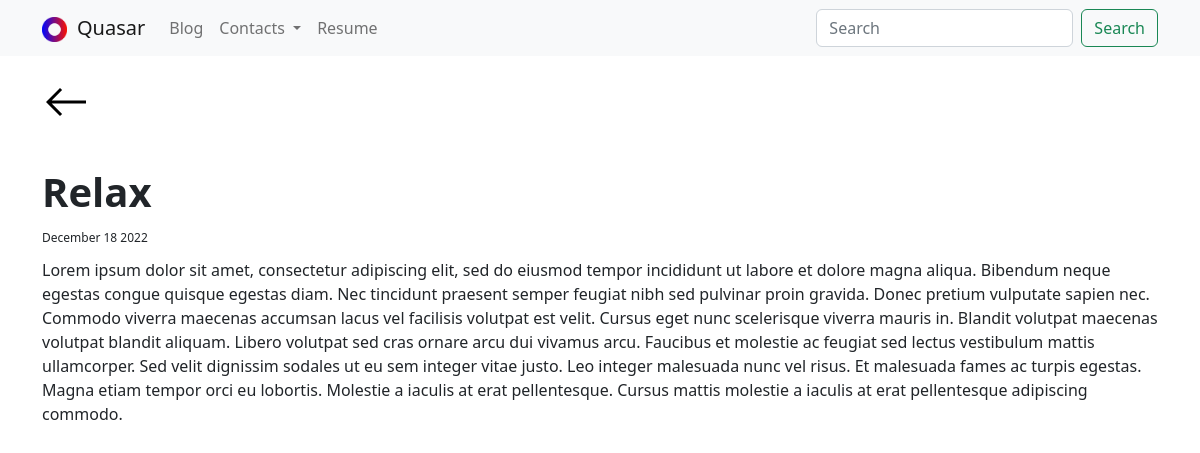
Page /blog/8/ on the committed database.
### blog/models.py (models this page shows, shortened)
class Blog(models.Model):
    tittle = models.CharField(max_length=200)
    date = models.DateField()
    description = models.TextField()

### blog/views.py (the view)
# urls.py: path('<int:blog_id>/', views.detail, name='detail'),
def detail(request, blog_id):
    blog = get_object_or_404(Blog, pk=blog_id)
    return render(request, 'blog/detail.html', {'tittle': f'Blog #{blog_id}', 'blog': blog})

### blog/templates/blog/detail.html
{% extends 'base.html' %}
{% load static %}
{% block content %}
    <a href="{% url 'blog:all_blogs' %}" class="back"><img src="{% static 'img/west_FILL0_wght400_GRAD0_opsz48.svg' %}"></a>
    <h1 style="font-weight: bold;">{{ blog.tittle }}</h1>
    <span style="font-size: 12px;">{{ blog.date|date:'F d Y' }}</span>
    <p style="margin-top: 10px; margin-bottom: 4rem;">{{ blog.description }}</p>
{% endblock %}

### my_portfolio/static/style.css (style rules this page uses)
* { margin: 0; padding: 0; box-sizing: border-box; }
html, body { height: 100%; }
.back { position: absolute; margin-top: -90px; }

### rows in the picture
Blog: tittle "Relax", date "December 18 2022", description "Lorem ipsum dolor sit amet, consectetur adipiscing elit, sed do eiusmod tempor incididunt ut labore et dolore magna aliqua. Bibendum neque egestas congue quisque egestas diam. Nec tincidunt praesent semper feugiat nibh sed pulvinar proin gravida. Donec pretium vulputate sapien nec. Commodo viverra maecenas accumsan lacus vel facilisis volutpat est velit. Cursus eget nunc scelerisque viverra mauris in. Blandit volutpat maecenas volutpat blandit aliquam. Libero volutpat sed cras ornare arcu dui vivamus arcu. Faucibus et molestie ac feugiat sed lectus vestibulum mattis ullamcorper. Sed velit dignissim sodales ut eu sem integer vitae justo. Leo integer malesuada nunc vel risus. Et malesuada…"
